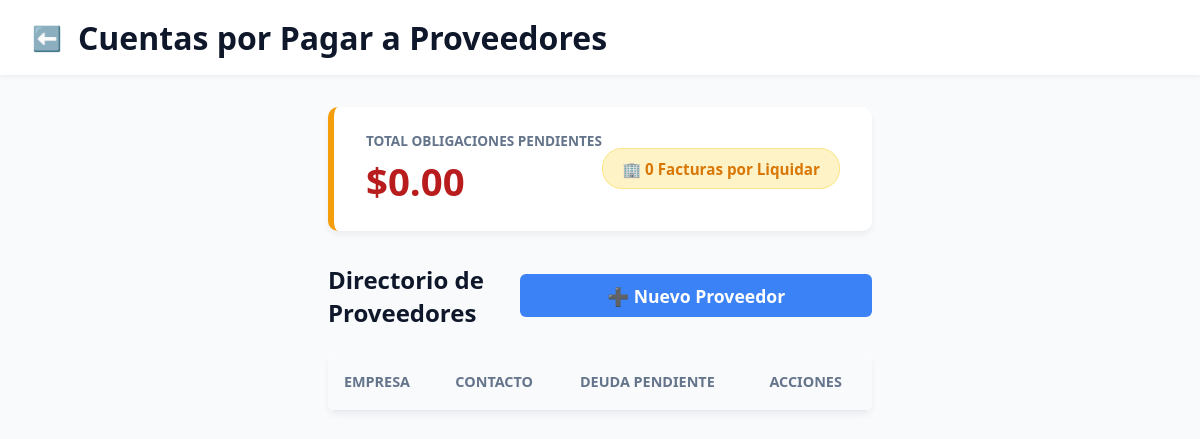
Before: /proveedores.php (signed in) with the older database file.
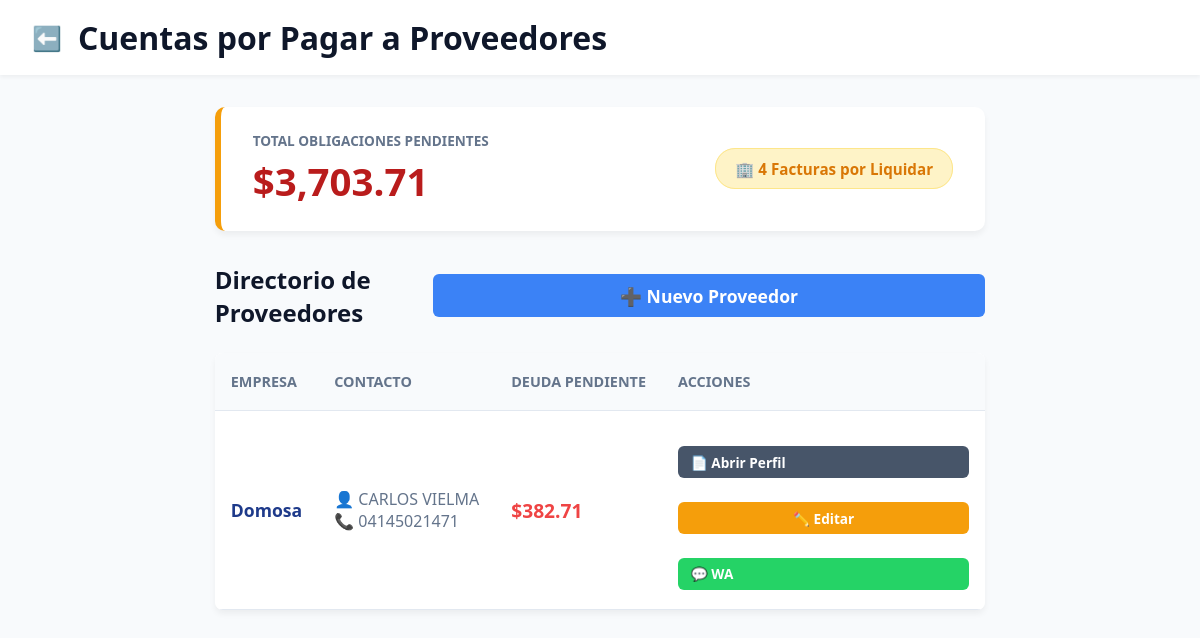
After: the same page with the newer database file.
### tables this page shows
CREATE TABLE `proveedores` (
  `id` int(11) NOT NULL,
  `empresa` varchar(100) NOT NULL,
  `vendedor` varchar(100) NOT NULL,
  `telefono` varchar(20) NOT NULL
);

### proveedores.php (the view, shortened to what the changed rows need)
<?php
require_once 'conexion.php';
$query_gran_total = "SELECT SUM(deuda_usd) as gran_total, COUNT(id) as total_facturas FROM facturas_proveedores WHERE deuda_usd > 0";
$res_gran_total = $conexion->query($query_gran_total)->fetch_assoc();
$gran_total_deuda = floatval($res_gran_total['gran_total'] ?? 0);
$total_facturas_pendientes = intval($res_gran_total['total_facturas'] ?? 0);
?>
<!DOCTYPE html>
<html lang="es">
<head>
    <link rel="stylesheet" href="css/style.css?v=<?php echo time(); ?>">
</head>
<body style="background-color: #f8fafc;">
    <header class="top-bar">
        <div style="display: flex; align-items: center; gap: 1rem;">
            <h1>Cuentas por Pagar a Proveedores</h1>
        </div>
    </header>
    <main class="pantalla-completa">
        <?php
        if(!isset($_GET['ver'])):
            $query_prov = "
                SELECT p.*,
                (SELECT SUM(deuda_usd) FROM facturas_proveedores WHERE proveedor_id = p.id AND deuda_usd > 0) as deuda_total
                FROM proveedores p ORDER BY empresa ASC
            ";
            $proveedores = $conexion->query($query_prov);
        ?>
            <div class="tarjeta-balance-global">
                <div>
                    <h3 style="color: #64748b; font-size: 0.85rem; font-weight: bold; text-transform: uppercase; margin-bottom: 0.3rem;">Total Obligaciones Pendientes</h3>
                    <div style="font-size: 2.4rem; font-weight: bold; color: #b91c1c;">$<?php echo number_format($gran_total_deuda, 2); ?></div>
                </div>
                <div style="text-align: right;">
                    <span style="background: #fef3c7; color: #d97706; padding: 0.6rem 1.2rem; border-radius: 20px; font-weight: bold; font-size: 0.95rem; border: 1px solid #fde68a;">
                        🏢 <?php echo $total_facturas_pendientes; ?> Facturas por Liquidar
                    </span>
                </div>
            </div>
            <div class="barra-herramientas">
                <h2 style="color: var(--texto-principal); margin: 0;">Directorio de Proveedores</h2>
                <button onclick="document.getElementById('modal-nuevo-prov').style.display='flex'" class="btn-login" style="margin: 0; padding: 0.6rem 1.2rem; background: #3b82f6;">➕ Nuevo Proveedor</button>
            </div>
            <div style="background: white; border-radius: 8px; box-shadow: 0 4px 6px rgba(0,0,0,0.05); overflow: hidden;">
                <table class="tabla-inventario" style="width: 100%; margin: 0;">
                    <thead><tr><th>Empresa</th><th>Contacto</th><th>Deuda Pendiente</th><th>Acciones</th></tr></thead>
                    <tbody>
                        <?php while($p = $proveedores->fetch_assoc()):
                            $deuda = floatval($p['deuda_total']);
                            $tlf_limpio = preg_replace('/[^0-9]/', '', $p['telefono']);
                            if (strpos($tlf_limpio, '0') === 0) $tlf_limpio = '58' . substr($tlf_limpio, 1);
                            $texto_wa = "Hola *" . trim($p['vendedor']) . "*, te escribo desde *AgroTienda el Hato* para revisar el estado de cuenta de *" . trim($p['empresa']) . "*.\n\n";
                            if ($deuda > 0) {
                                $texto_wa .= "🔹 *Facturas Pendientes:*\n";
                                $prov_id_loop = $p['id'];
                                $q_facturas_wa = $conexion->query("SELECT id, num_factura, total_usd, deuda_usd FROM facturas_proveedores WHERE proveedor_id = $prov_id_loop AND deuda_usd > 0 ORDER BY fecha_vencimiento ASC");
                                while($f_wa = $q_facturas_wa->fetch_assoc()) {
                                    $id_fac = $f_wa['id'];
                                    $texto_wa .= "• Fac #" . $f_wa['num_factura'] . " (Monto Original: $" . number_format($f_wa['total_usd'], 2) . ")\n";
                                    $q_abonos_wa = $conexion->query("SELECT monto_usd, metodo_pago, tasa_cambio, monto_moneda, DATE_FORMAT(fecha, '%d/%m/%Y') as fecha_fmt FROM abonos_proveedores WHERE factura_id = $id_fac ORDER BY fecha ASC");
                                    if($q_abonos_wa->num_rows > 0) {
                                        while($abono = $q_abonos_wa->fetch_assoc()) {
                                            $monto_dolares = number_format($abono['monto_usd'], 2);
                                            $metodo_limpio = ucwords(str_replace('_', ' ', $abono['metodo_pago']));
                                            $linea_abono = "  ↳ Abono: $" . $monto_dolares . " (" . $metodo_limpio . " - " . $abono['fecha_fmt'] . ")";
                                            $tasa_guardada = isset($abono['tasa_cambio']) ? floatval($abono['tasa_cambio']) : 0;
                                            if ($tasa_guardada > 1) {
                                                $monto_en_bs = isset($abono['monto_moneda']) ? floatval($abono['monto_moneda']) : ($abono['monto_usd'] * $tasa_guardada);
                                                $linea_abono .= " -> *" . number_format($monto_en_bs, 2, ',', '.') . " Bs* (Tasa: " . number_format($tasa_guardada, 2, ',', '.') . ")";
                                            }
                                            $texto_wa .= $linea_abono . "\n";
                                        }
                                    }
                                    $texto_wa .= "  *-> Resta: $" . number_format($f_wa['deuda_usd'], 2) . "*\n\n";
                                }
                                $texto_wa .= "💰 *Deuda Total: $" . number_format($deuda, 2) . "*";
                            } else {
                                $texto_wa .= "✅ Actualmente tenemos todas las facturas al día con ustedes.";
                            }
                        ?>
                        <tr>
                            <td style="font-weight: bold; font-size: 1.1rem; color: #1e3a8a;"><?php echo htmlspecialchars($p['empresa']); ?></td>
                            <td style="color: #64748b;">👤 <?php echo htmlspecialchars($p['vendedor']); ?><br>📞 <?php echo htmlspecialchars($p['telefono']); ?></td>
                            <td style="font-weight: bold; font-size: 1.2rem; color: <?php echo ($deuda>0)?'#ef4444':'#10b981'; ?>;">
                                $<?php echo number_format($deuda, 2); ?>
                            </td>
                            <td style="display: flex; gap: 0.5rem; flex-wrap: wrap;">
                                <a href="?ver=<?php echo $p['id']; ?>" class="btn-login" style="padding: 0.4rem 0.8rem; font-size: 0.85rem; background: #475569; text-decoration:none;" title="Abrir Historial">📄 Abrir Perfil</a>
                                <button onclick="abrirModalEditarProv(<?php echo $p['id']; ?>, '<?php echo addslashes($p['empresa']); ?>', '<?php echo addslashes($p['vendedor']); ?>', '<?php echo addslashes($p['telefono']); ?>')" class="btn-login" style="padding: 0.4rem 0.8rem; font-size: 0.85rem; background: #f59e0b;" title="Editar Datos">✏️ Editar</button>
                                <a href="https://wa.me/<?php echo $tlf_limpio; ?>?text=<?php echo urlencode($texto_wa); ?>" target="_blank" class="btn-login" style="padding: 0.4rem 0.8rem; font-size: 0.85rem; background: #25D366; text-decoration:none;" title="Enviar WhatsApp">💬 WA</a>
                            </td>
                        </tr>
                        <?php endwhile; ?>
                    </tbody>
                </table>
            </div>
        <?php
        endif; ?>
    </main>
</body>
</html>

Changed rows visible on the page:
added proveedores: empresa "Domosa", vendedor "CARLOS VIELMA", telefono "04145021471", deuda "382.71"
Other visible differences:
$gran_total_deuda: "0.00" → "3,703.71"
$total_facturas_pendientes: "0" → "4"
